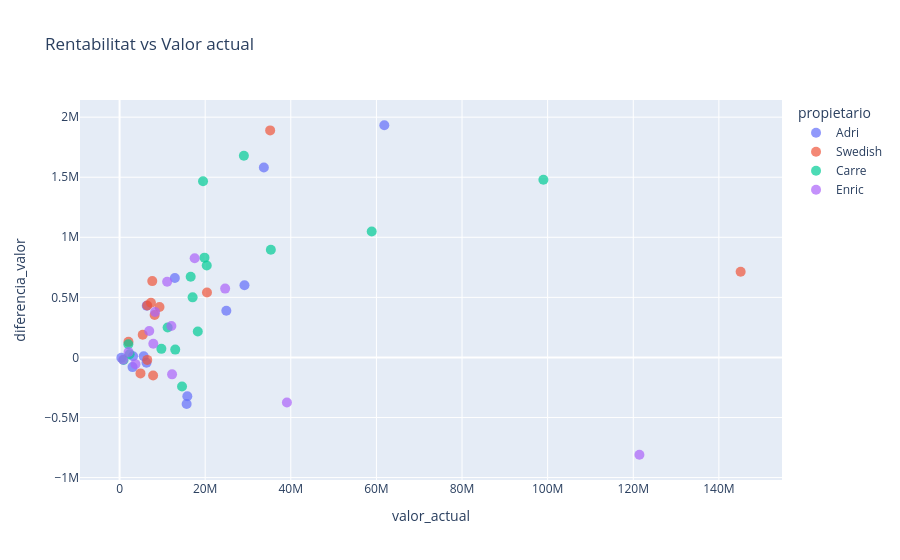

Notebook cell for this chart:
### Markdown cell above
# best players by team

### Code cell
import plotly.express as px

fig = px.scatter(
    df_validos,
    x="valor_actual",
    y="diferencia_valor",
    color="propietario",
    hover_data=["jugador", "valor_actual", "diferencia_valor_fmt"],
    title="Rentabilitat vs Valor actual"
)

fig.update_traces(marker=dict(size=10, opacity=0.7))
fig.show()

### Figure 1 — Plotly figure (JSON) as saved in the notebook; plotly's stock layout.template omitted (floating-point values rounded to 4 significant figures)
{"data": [{"customdata": [["Joan Garcia", "1.932.642"], ["Isi Palazon", "1.580.315"], ["Aitor Paredes", "661.236"], ["Thiago Almada", "601.279"], ["Rafa Mir", "430.388"], ["Juan Foyth", "389.138"], ["Yaser Asprilla", "10.141"], ["Roberto Fernandez", "9.271"], ["Yoel Lago", "-2.399"], ["Santi Comesaña", "-43.632"], ["Ramon Terrats", "-80.479"], ["Antonio Raillo", "-323.591"], ["Matteo Ruggeri", "-387.062"]], "hovertemplate": "propietario=Adri<br>valor_actual=%{x}<br>diferencia_valor=%{y}<br>jugador=%{customdata[0]}<br>diferencia_valor_fmt=%{customdata[1]}<extra></extra>", "legendgroup": "Adri", "marker": {"color": "#636efa", "opacity": 0.7, "size": 10, "symbol": "circle"}, "mode": "markers", "name": "Adri", "orientation": "v", "showlegend": true, "type": "scatter", "x": [61848369, 33705376, 12914682, 29178543, 6348531, 24940695, 3160818, 5636736, 416600, 6293284, 3031113, 15827487, 15672173], "xaxis": "x", "y": [1932642, 1580315, 661236, 601279, 430388, 389138, 10141, 9271, -2399, -43632, -80479, -323591, -387062], "yaxis": "y"}, {"customdata": [["Nicolas Pepe", "1.889.915"], ["Kylian Mbappe", "713.723"], ["Adrian Liso", "635.161"], ["Jorge De Frutos", "540.127"], ["Aaron Escandell", "454.480"], ["David Affengruber", "432.282"], ["Sergi Altimira", "420.426"], ["Carles Aleña", "353.002"], ["Kike Salas", "188.967"], ["Alvaro Nuñez", "129.466"], ["Leo Roman", "-20.626"], ["Orri Steinn Oskarsson", "-133.055"], ["Abdel Abqar", "-151.061"]], "hovertemplate": "propietario=Swedish<br>valor_actual=%{x}<br>diferencia_valor=%{y}<br>jugador=%{customdata[0]}<br>diferencia_valor_fmt=%{customdata[1]}<extra></extra>", "legendgroup": "Swedish", "marker": {"color": "#EF553B", "opacity": 0.7, "size": 10, "symbol": "circle"}, "mode": "markers", "name": "Swedish", "orientation": "v", "showlegend": true, "type": "scatter", "x": [35176521, 145089049, 7639825, 20423323, 7332333, 6472156, 9331388, 8190741, 5409719, 2080573, 6468180, 4885814, 7836659], "xaxis": "x", "y": [1889915, 713723, 635161, 540127, 454480, 432282, 420426, 353002, 188967, 129466, -20626, -133055, -151061], "yaxis": "y"}, {"customdata": [["Franco Mastantuono", "1.678.709"], ["Dean Huijsen", "1.478.698"], ["Etta Eyong", "1.465.993"], ["Alvaro F. Carreras", "1.048.869"], ["Giuliano Simeone", "895.970"], ["Rafa Marin", "830.432"], ["Luis Milla", "765.255"], ["Luiz Junior", "671.851"], ["Carlos Vicente", "500.116"], ["Yuri Berchiche", "248.724"], ["Alvaro Garcia", "215.419"], ["Facundo Garces", "110.363"], ["Antonio Sivera", "71.215"], ["Dakonam Djene", "65.168"], ["Hugo Alvarez ", "25.860"], ["Victor Parada", "-21.361"], ["Fermin Lopez", "-242.641"]], "hovertemplate": "propietario=Carre<br>valor_actual=%{x}<br>diferencia_valor=%{y}<br>jugador=%{customdata[0]}<br>diferencia_valor_fmt=%{customdata[1]}<extra></extra>", "legendgroup": "Carre", "marker": {"color": "#00cc96", "opacity": 0.7, "size": 10, "symbol": "circle"}, "mode": "markers", "name": "Carre", "orientation": "v", "showlegend": true, "type": "scatter", "x": [29041947, 99011197, 19496785, 58905419, 35338641, 19839388, 20365558, 16612408, 17066155, 11228006, 18272458, 2048182, 9766688, 13006101, 2344301, 931301, 14588595], "xaxis": "x", "y": [1678709, 1478698, 1465993, 1048869, 895970, 830432, 765255, 671851, 500116, 248724, 215419, 110363, 71215, 65168, 25860, -21361, -242641], "yaxis": "y"}, {"customdata": [["Santiago Mouriño", "825.066"], ["Valentin Rosier", "630.163"], ["Sergi Cardona", "572.867"], ["Edu Exposito", "377.481"], ["Cesar Tarrega", "261.697"], ["Alfonso Gonzalez", "220.222"], ["Marko Dmitrovic", "113.286"], ["Jose Angel Carmona", "45.519"], ["Jorge Cabello", "-19.789"], ["Jose Manuel Copete", "-56.046"], ["Marcos Alonso", "-141.079"], ["Javi Puado", "-375.631"], ["Raphinha", "-810.155"]], "hovertemplate": "propietario=Enric<br>valor_actual=%{x}<br>diferencia_valor=%{y}<br>jugador=%{customdata[0]}<br>diferencia_valor_fmt=%{customdata[1]}<extra></extra>", "legendgroup": "Enric", "marker": {"color": "#ab63fa", "opacity": 0.7, "size": 10, "symbol": "circle"}, "mode": "markers", "name": "Enric", "orientation": "v", "showlegend": true, "type": "scatter", "x": [17547230, 11111127, 24661908, 8308541, 12102526, 6929069, 7883782, 2105990, 833959, 3715350, 12261746, 39093584, 121439300], "xaxis": "x", "y": [825066, 630163, 572867, 377481, 261697, 220222, 113286, 45519, -19789, -56046, -141079, -375631, -810155], "yaxis": "y"}], "layout": {"legend": {"title": {"text": "propietario"}, "tracegroupgap": 0}, "title": {"text": "Rentabilitat vs Valor actual"}, "xaxis": {"anchor": "y", "domain": [0, 1], "title": {"text": "valor_actual"}}, "yaxis": {"anchor": "x", "domain": [0, 1], "title": {"text": "diferencia_valor"}}}}
